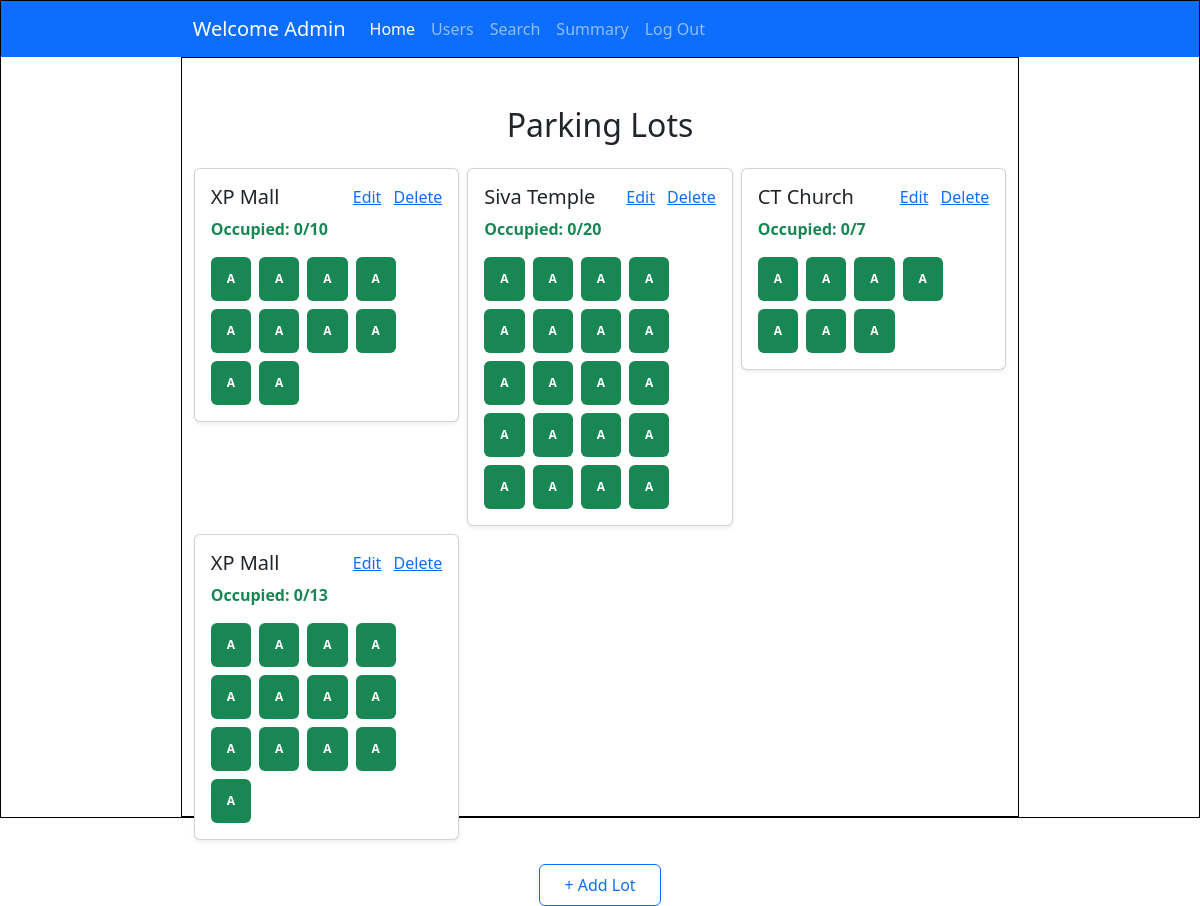
The page /admin_dashboard (signed in) on the database as committed earlier.
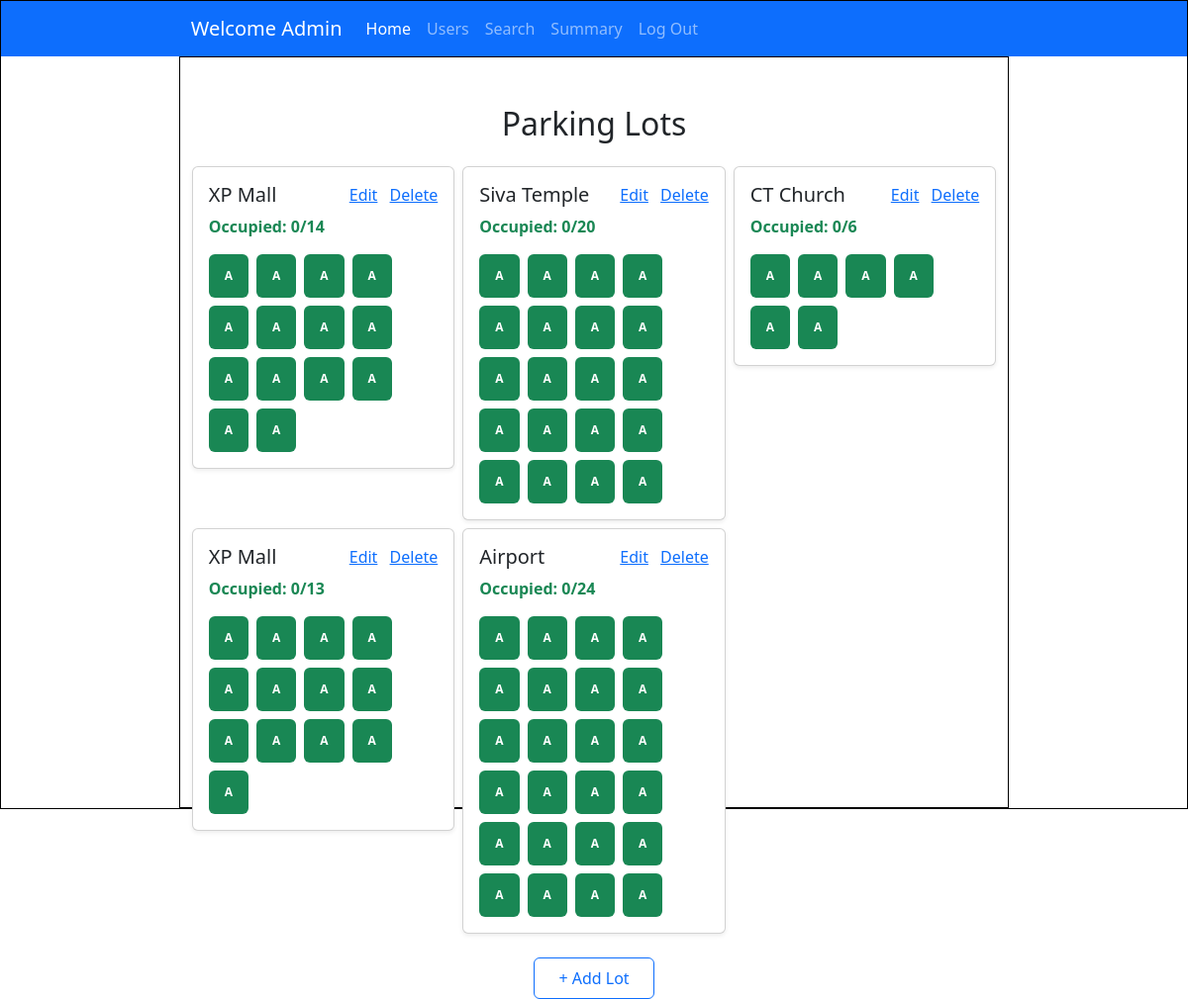
The same page on the database as committed later.
### controllers/models.py (models this page shows)
class User(db.Model, UserMixin):
    id = db.Column(db.Integer, primary_key=True)
    username = db.Column(db.String, unique=True, nullable = False)
    password = db.Column(db.String, nullable=False)
    name = db.Column(db.String, nullable=False)
    address = db.Column(db.String, nullable=False)
    type = db.Column(db.String, default="general")
    pincode = db.Column(db.String(6), nullable=False)
    reservations = db.relationship('Reservation', backref='user')

class ParkingLot(db.Model):
    id = db.Column(db.Integer, primary_key = True)
    prime_location_name = db.Column(db.String, nullable=False)
    price = db.Column(db.Integer, nullable=False)
    address = db.Column(db.String, nullable=False)
    pincode = db.Column(db.Integer,nullable = False)
    maximum_spots = db.Column(db.Integer, nullable=False)
    active = db.Column(db.Boolean, nullable=False, default=True)
    spots = db.relationship('ParkingSpot', backref='lot')

class ParkingSpot(db.Model):
    id = db.Column(db.Integer, primary_key = True)
    lot_id = db.Column(db.Integer, db.ForeignKey('parking_lot.id'), nullable=False)
    status = db.Column(db.String(1), nullable=False, default='A')
    active = db.Column(db.Boolean, nullable=False, default=True)
    reservations = db.relationship('Reservation', backref='spot')

### controllers/controller.py (the view)
@app.route('/admin_dashboard')
@login_required
def admin_dashboard():
    lots = ParkingLot.query.all()
    return render_template("admin_home.html", lots=lots, user=current_user)

### app.py (called while the page is built)
@login_manager.user_loader
def load_user(user_id):
    return User.query.get(int(user_id))

### templates/admin_home.html (shortened to what this page needs)
<!DOCTYPE html>
<html lang="en">
<head>
    <link href="https://cdn.jsdelivr.net/npm/bootstrap@5.3.6/dist/css/bootstrap.min.css" rel="stylesheet"
>
    <link rel="stylesheet" href="../static/style.css">
</head>
<body>
    <div id="main">
        <nav class="navbar navbar-expand-lg bg-primary" data-bs-theme="dark">
            <div class="container-fluid">
                <a class="navbar-brand" href="#">Welcome {{user.name}}</a>
                <div class="collapse navbar-collapse" id="navbarNavAltMarkup">
                    <div class="navbar-nav">
                        <a class="nav-link active" aria-current="page" href="#">Home</a>
                        <a class="nav-link" href="#">Users</a>
                        <a class="nav-link" href="#">Search</a>
                        <a class="nav-link" href="#">Summary</a>
                        <a class="nav-link" href="/login">Log Out</a>
                    </div>
                </div>
            </div>
        </nav>
        <div id="canvas">
            <div class="container mt-5">
                <h2 class="text-center mb-4">Parking Lots</h2>
                <div class="row row-cols-1 row-cols-md-2 row-cols-lg-3 g-2">
                    {% for lot in lots %}
                    <div class="col">
                        <div class="card h-200 shadow-sm">
                            <div class="card-body">
                                <div class="d-flex justify-content-between align-items-center mb-2">
                                    <h5 class="card-title mb-0">{{ lot.prime_location_name }}</h5>
                                    <div>
                                        <a href="{{ url_for('edit_lot', lot_id=lot.id) }}"
                                            class="text-primary me-2">Edit</a>
                                        <a href="#spotModal" data-bs-toggle="modal" data-bs-target="#spotModal">Delete</a>
                                    </div>
                                </div>
                                {% set total = lot.spots|selectattr("active", "equalto", 1)|list|length %}
                                {% set occupied = lot.spots|selectattr("status", "equalto", "O")|list|length %}
                                <p class="text-success fw-semibold">Occupied: {{ occupied }}/{{ total }}</p>
                                <div class="d-flex flex-wrap gap-2">
                                    {% for spot in lot.spots %}
                                    {% if spot.status == 'A' %}
                                    <a class="badge bg-success p-3" href="{{ url_for('view_spot', spot_id=spot.id) }}"
                                        style="text-decoration:none;">A</a>
                                    {% elif spot.status == 'O' %}
                                    <a class="badge bg-danger p-3" href="{{ url_for('view_spot', spot_id=spot.id) }}"
                                        style="text-decoration:none;">O</a>
                                    {% endif %}
                                    {% endfor %}
                                </div>
                            </div>
                        </div>
                    </div>
                    {% endfor %}
                </div>
                <div class="text-center mt-4">
                    <a href="/add_lot" class="btn btn-outline-primary px-4 py-2">+ Add Lot</a>
                </div>
            </div>
        </div>
    </div>
</body>
</html>

### static/style.css (style rules this page uses)
* { margin: 0px; }
#main, #canvas { border: 1px solid black; }
#canvas { width: 70%; margin: auto; height: 760px; }
.navbar { padding-left: 15%; padding-right: 15%; }

Rows that differ between the two databases and show on the page:
changed ParkingLot (number 1 of 5 on the later page): maximum_spots "10" → "14"
changed ParkingLot "CT Church": maximum_spots "7" → "6"
added ParkingLot: prime_location_name "Airport", occupied "0", maximum_spots "24"
